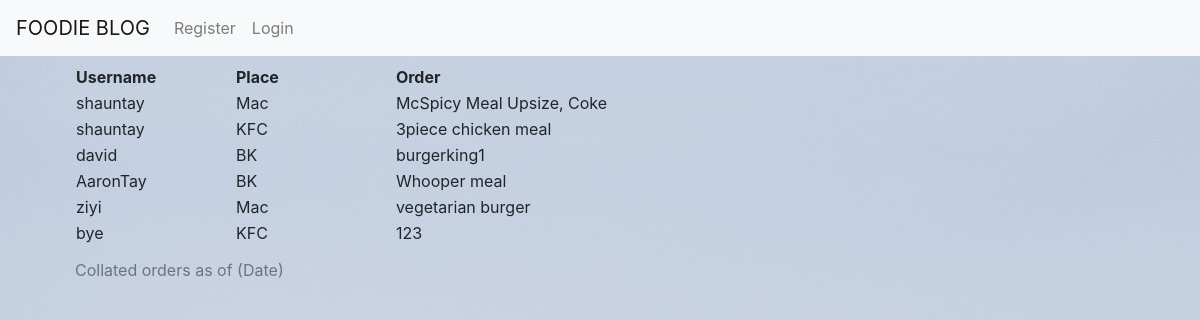
The page / on the database its author committed.
### base/models.py (models this page shows, shortened)
class Order(models.Model):
    SUPPER_PLACES = [
        ('Mac','MacDonalds'),
        ('KFC','Kentucky'),
        ('BK', 'Burger King')
    ]
    supper_places = models.CharField(max_length = 3, choices = SUPPER_PLACES)
    food = models.CharField(max_length = 50)
    author = models.ForeignKey(User, on_delete=models.CASCADE)

### base/views.py (the view)
# urls.py: path('', views.home, name='base-home'),
def home(request):
    context = {
        'orders': Order.objects.all()
    }
    return render(request, 'base/home.html', context)

### base/templates/base/home.html
{% extends "base/index.html" %}
{% block content %}
        <div class= "container mt-2">
            <table>
                <caption>
                  Collated orders as of (Date)
                </caption>
                <thead>
                  <tr>
                    <th style="width:30%">Username</th>
                    <th style="width:30%">Place</th>
                    <th style="width:50%">Order</th>
                  </tr>
                </thead>
                <tbody>
                {% for order in orders %}
                  <tr>
                    <td>{{ order.author }}</td>
                    <td>{{ order.supper_places }}</td>
                    <td>{{ order.food }}</td>
                  </tr>
                {% endfor %}
                </tbody>
              </table>
        </div>
{% endblock content %}

### base/templates/base/index.html (shortened to what this page needs)
{% load static %}
<!doctype html>
<html lang="en">
  <head>
    <link rel="stylesheet" href="https://cdn.jsdelivr.net/npm/bootstrap@4.1.3/dist/css/bootstrap.min.css">
    <link rel="stylesheet" type="text/css" href="{% static 'base/style.css' %}">
  </head>
  <body>
    <nav class="navbar navbar-expand-lg navbar-light bg-light">
      <a class="navbar-brand" href="{% url 'base-home' %}">FOODIE BLOG</a>
      <div class="collapse navbar-collapse" id="navbarNavAltMarkup">
        <div class="navbar-nav">
          {% if user.is_authenticated %}
          <a class="nav-item nav-link" href="{% url 'base-order' %}">Order</a>
          <a class="nav-item nav-link" href="{% url 'logout' %}">Logout</a>
          {% else %}
          <a class="nav-item nav-link" href="{% url 'register' %}">Register</a>
          <a class="nav-item nav-link" href="{% url 'login' %}">Login</a>
          {% endif %}
        </div>
      </div>
    </nav>
    <main role="main" class="container">
      <div class ="container">
      {% block content %}{% endblock %}
      </div>
    </main>
  </body>
</html>

### base/static/base/style.css (style rules this page uses)
body { background: white url("images/background.gif.jpg") no-repeat; }

### rows shown on the page
Order: author "shauntay", supper_places "Mac", food "McSpicy Meal Upsize, Coke"
Order: author "shauntay", supper_places "KFC", food "3piece chicken meal"
Order: author "david", supper_places "BK", food "burgerking1"
Order: author "AaronTay", supper_places "BK", food "Whooper meal"
Order: author "ziyi", supper_places "Mac", food "vegetarian burger"
Order: author "bye", supper_places "KFC", food "123"
